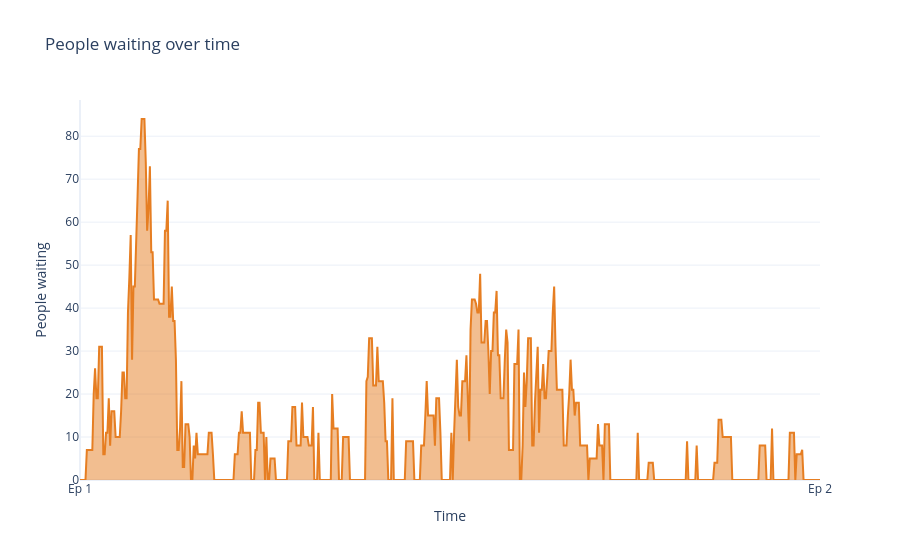

The notebook cell this image was saved under:
### Markdown cell above
## Graficas

### Code cell
fig = viz.graficar_perfil_espera(env)
fig.write_html(OUT_ESC / "wait_profile.html")
fig.show()

### Figure 1 — Plotly figure (JSON) as saved in the notebook; plotly's stock layout.template omitted (floating-point values rounded to 4 significant figures; data arrays with more than 128 entries replaced by an {"elided": "..."} marker saying what was removed)
{"data": [{"customdata": {"elided": "541 str values"}, "fill": "tozeroy", "hovertemplate": "%{customdata}<br>waiting: %{y}<extra></extra>", "line": {"color": "#e67e22", "width": 2}, "mode": "lines", "name": "waiting", "type": "scatter", "x": {"elided": "541 int values"}, "y": {"elided": "541 int values"}}], "layout": {"title": {"text": "People waiting over time"}, "xaxis": {"tickmode": "array", "ticktext": ["Ep 1", "Ep 2"], "tickvals": [0, 540], "title": {"text": "Time"}}, "yaxis": {"title": {"text": "People waiting"}}}}
